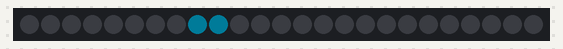
Bench run of a sketch on a simulated ESP32. Parts: 25 RGB LEDs in strip order, left to right. Dim RGB values are drawn brighter than linear; random numbers use the default seed unless the sketch sets one.

Above: at 0.12 s.
At 0.8 s:
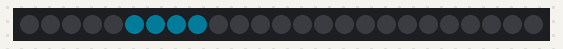
At 2.6 s:
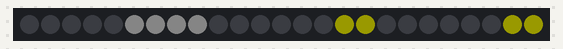
At 3.4 s:
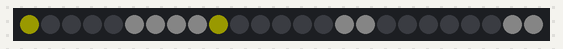
At 4.7 s:
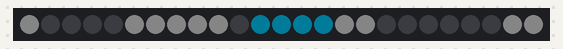
At 36.7 s:
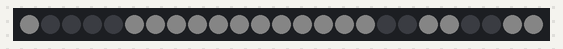

Measured:
- what the display in image 1 shows lasts 0.5 s, from 0.8 s to 1.3 s

The sketch:

LED_Matrix_Tetris_Animation.ino
```cpp
/*
 * This program animates simple falling tetromino blocks on the
 * 5x5 RGB matrix using a dedicated FreeRTOS task.
 */

#include <Arduino.h>
#include <Adafruit_NeoPixel.h>

#define MATRIX_PIN 7
#define NUM_LEDS   25

Adafruit_NeoPixel matrix(
  NUM_LEDS,
  MATRIX_PIN,
  NEO_GRB + NEO_KHZ800
);

bool board[5][5];

int pixelXY(int x, int y)
{
  if (y % 2 == 0)
    return y * 5 + x;

  return y * 5 + (4 - x);
}

void drawBoard(
  int blockX,
  int blockY,
  const int shape[][2],
  int size,
  uint32_t color
)
{
  matrix.clear();

  for (int y = 0; y < 5; y++)
  {
    for (int x = 0; x < 5; x++)
    {
      if (board[y][x])
      {
        matrix.setPixelColor(
          pixelXY(x, y),
          matrix.Color(80, 80, 80)
        );
      }
    }
  }

  for (int i = 0; i < size; i++)
  {
    int x = blockX + shape[i][0];
    int y = blockY + shape[i][1];

    if (x >= 0 && x < 5 && y >= 0 && y < 5)
    {
      matrix.setPixelColor(pixelXY(x, y), color);
    }
  }

  matrix.show();
}

bool canMoveRight(
  int blockX,
  int blockY,
  const int shape[][2],
  int size
)
{
  for (int i = 0; i < size; i++)
  {
    int x = blockX + shape[i][0];
    int y = blockY + shape[i][1];

    if (x >= 5)
      return false;

    if (x >= 0 && y >= 0 && y < 5 && board[y][x])
    {
      return false;
    }
  }

  return true;
}

void placeBlock(
  int blockX,
  int blockY,
  const int shape[][2],
  int size
)
{
  for (int i = 0; i < size; i++)
  {
    int x = blockX + shape[i][0];
    int y = blockY + shape[i][1];

    if (x >= 0 && x < 5 && y >= 0 && y < 5)
    {
      board[y][x] = true;
    }
  }
}

// FreeRTOS Task for Tetris animations
void tetrisTask(void *pvParameters)
{
  while (true)
  {
    const int I[4][2] = {{0,0}, {1,0}, {2,0}, {3,0}};
    const int T[4][2] = {{1,0}, {0,1}, {1,1}, {2,1}};
    const int L[4][2] = {{0,0}, {0,1}, {0,2}, {1,2}};
    const int O[4][2] = {{0,0}, {1,0}, {0,1}, {1,1}};

    int choice = random(0, 4);
    const int (*shape)[2];

    if (choice == 0) shape = I;
    else if (choice == 1) shape = T;
    else if (choice == 2) shape = L;
    else shape = O;

    uint32_t colors[] =
    {
      matrix.Color(0, 200, 255),
      matrix.Color(180, 0, 255),
      matrix.Color(255, 100, 0),
      matrix.Color(255, 255, 0)
    };

    int blockX = -3;
    int blockY = random(0, 4);

    while (canMoveRight(blockX + 1, blockY, shape, 4))
    {
      blockX++;
      drawBoard(blockX, blockY, shape, 4, colors[choice]);
      vTaskDelay(pdMS_TO_TICKS(250));
    }

    placeBlock(blockX, blockY, shape, 4);
    drawBoard(blockX, blockY, shape, 4, colors[choice]);
    vTaskDelay(pdMS_TO_TICKS(300));

    bool crowded = true;
    for (int x = 0; x < 5; x++)
    {
      if (!board[0][x])
        crowded = false;
    }

    if (crowded)
    {
      for (int y = 0; y < 5; y++)
      {
        for (int x = 0; x < 5; x++)
        {
          board[y][x] = false;
        }
      }

      matrix.clear();
      matrix.show();
      vTaskDelay(pdMS_TO_TICKS(500));
    }
  }
}

void setup()
{
  matrix.begin();
  matrix.setBrightness(25);
  randomSeed(analogRead(1));

  for (int y = 0; y < 5; y++)
  {
    for (int x = 0; x < 5; x++)
    {
      board[y][x] = false;
    }
  }

  xTaskCreate(
    tetrisTask,
    "TetrisTask",
    4096,
    NULL,
    1,
    NULL
  );
}

void loop()
{
  vTaskDelete(NULL);
}
```
